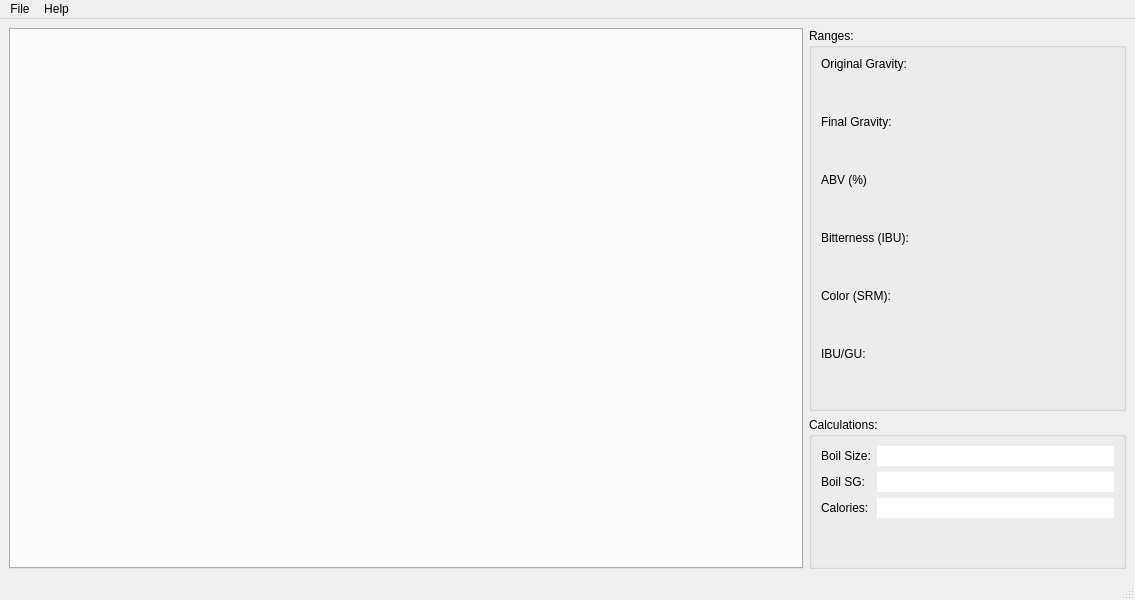
<?xml version="1.0" encoding="UTF-8"?>
<ui version="4.0">
 <class>MainWindow</class>
 <widget class="QMainWindow" name="MainWindow">
  <property name="geometry">
   <rect>
    <x>0</x>
    <y>0</y>
    <width>1135</width>
    <height>600</height>
   </rect>
  </property>
  <property name="minimumSize">
   <size>
    <width>1000</width>
    <height>600</height>
   </size>
  </property>
  <property name="windowTitle">
   <string>AlphaBrew</string>
  </property>
  <property name="windowIcon">
   <iconset>
    <normaloff>alphabrew/beer.ico</normaloff>alphabrew/beer.ico</iconset>
  </property>
  <widget class="QWidget" name="centralwidget">
   <layout class="QGridLayout" name="gridLayout">
    <item row="1" column="1">
     <widget class="QGroupBox" name="group_calculations">
      <property name="sizePolicy">
       <sizepolicy hsizetype="Preferred" vsizetype="Preferred">
        <horstretch>0</horstretch>
        <verstretch>2</verstretch>
       </sizepolicy>
      </property>
      <property name="title">
       <string>Calculations:</string>
      </property>
      <layout class="QFormLayout" name="formLayout">
       <item row="0" column="0">
        <widget class="QLabel" name="lbl_boil_size">
         <property name="text">
          <string>Boil Size:</string>
         </property>
        </widget>
       </item>
       <item row="0" column="1">
        <widget class="QLineEdit" name="calcBoilSize">
         <property name="frame">
          <bool>false</bool>
         </property>
         <property name="readOnly">
          <bool>true</bool>
         </property>
        </widget>
       </item>
       <item row="1" column="0">
        <widget class="QLabel" name="lbl_boil_sg">
         <property name="text">
          <string>Boil SG:</string>
         </property>
        </widget>
       </item>
       <item row="1" column="1">
        <widget class="QLineEdit" name="calcBoilSg">
         <property name="frame">
          <bool>false</bool>
         </property>
         <property name="readOnly">
          <bool>true</bool>
         </property>
        </widget>
       </item>
       <item row="2" column="0">
        <widget class="QLabel" name="lbl_calories">
         <property name="text">
          <string>Calories:</string>
         </property>
        </widget>
       </item>
       <item row="2" column="1">
        <widget class="QLineEdit" name="calcCalories">
         <property name="frame">
          <bool>false</bool>
         </property>
         <property name="readOnly">
          <bool>true</bool>
         </property>
        </widget>
       </item>
      </layout>
     </widget>
    </item>
    <item row="0" column="1">
     <widget class="QGroupBox" name="group_ranges">
      <property name="sizePolicy">
       <sizepolicy hsizetype="Preferred" vsizetype="Preferred">
        <horstretch>2</horstretch>
        <verstretch>3</verstretch>
       </sizepolicy>
      </property>
      <property name="title">
       <string>Ranges:</string>
      </property>
      <layout class="QVBoxLayout" name="verticalLayout">
       <item>
        <widget class="QLabel" name="lbl_og">
         <property name="text">
          <string>Original Gravity:</string>
         </property>
        </widget>
       </item>
       <item>
        <widget class="StyleRangeWidget" name="og" native="true">
         <property name="minimumSize">
          <size>
           <width>0</width>
           <height>32</height>
          </size>
         </property>
        </widget>
       </item>
       <item>
        <widget class="QLabel" name="lbl_fg">
         <property name="text">
          <string>Final Gravity:</string>
         </property>
        </widget>
       </item>
       <item>
        <widget class="StyleRangeWidget" name="fg" native="true">
         <property name="minimumSize">
          <size>
           <width>0</width>
           <height>32</height>
          </size>
         </property>
        </widget>
       </item>
       <item>
        <widget class="QLabel" name="lbl_abv">
         <property name="text">
          <string>ABV (%)</string>
         </property>
        </widget>
       </item>
       <item>
        <widget class="StyleRangeWidget" name="abv" native="true">
         <property name="minimumSize">
          <size>
           <width>0</width>
           <height>32</height>
          </size>
         </property>
        </widget>
       </item>
       <item>
        <widget class="QLabel" name="lbl_ibu">
         <property name="text">
          <string>Bitterness (IBU):</string>
         </property>
        </widget>
       </item>
       <item>
        <widget class="StyleRangeWidget" name="ibu" native="true">
         <property name="minimumSize">
          <size>
           <width>0</width>
           <height>32</height>
          </size>
         </property>
        </widget>
       </item>
       <item>
        <widget class="QLabel" name="lbl_srm">
         <property name="text">
          <string>Color (SRM):</string>
         </property>
        </widget>
       </item>
       <item>
        <widget class="SrmRangeWidget" name="srm" native="true">
         <property name="minimumSize">
          <size>
           <width>0</width>
           <height>32</height>
          </size>
         </property>
        </widget>
       </item>
       <item>
        <widget class="QLabel" name="lbl_ibu_gu">
         <property name="text">
          <string>IBU/GU:</string>
         </property>
        </widget>
       </item>
       <item>
        <widget class="IbuGuRangeWidget" name="ibu_gu" native="true">
         <property name="minimumSize">
          <size>
           <width>0</width>
           <height>32</height>
          </size>
         </property>
        </widget>
       </item>
      </layout>
     </widget>
    </item>
    <item row="0" column="0" rowspan="2">
     <widget class="QTabWidget" name="tabs">
      <property name="sizePolicy">
       <sizepolicy hsizetype="Expanding" vsizetype="Expanding">
        <horstretch>5</horstretch>
        <verstretch>0</verstretch>
       </sizepolicy>
      </property>
      <property name="tabShape">
       <enum>QTabWidget::Rounded</enum>
      </property>
      <property name="currentIndex">
       <number>-1</number>
      </property>
     </widget>
    </item>
   </layout>
  </widget>
  <widget class="QMenuBar" name="menubar">
   <property name="geometry">
    <rect>
     <x>0</x>
     <y>0</y>
     <width>1135</width>
     <height>21</height>
    </rect>
   </property>
   <widget class="QMenu" name="menuFile">
    <property name="title">
     <string>File</string>
    </property>
    <addaction name="actionNew"/>
    <addaction name="actionOpen"/>
    <addaction name="actionSave"/>
    <addaction name="actionSaveAs"/>
   </widget>
   <widget class="QMenu" name="menuHelp">
    <property name="title">
     <string>Help</string>
    </property>
    <addaction name="actionAbout"/>
    <addaction name="actionContents"/>
   </widget>
   <addaction name="menuFile"/>
   <addaction name="menuHelp"/>
  </widget>
  <widget class="QStatusBar" name="statusbar"/>
  <action name="actionNew">
   <property name="text">
    <string>New</string>
   </property>
   <property name="shortcut">
    <string>Ctrl+N</string>
   </property>
  </action>
  <action name="actionOpen">
   <property name="text">
    <string>Open...</string>
   </property>
   <property name="shortcut">
    <string>Ctrl+O</string>
   </property>
  </action>
  <action name="actionSave">
   <property name="text">
    <string>Save</string>
   </property>
   <property name="shortcut">
    <string>Ctrl+S</string>
   </property>
  </action>
  <action name="actionSaveAs">
   <property name="text">
    <string>Save As...</string>
   </property>
   <property name="shortcut">
    <string>Ctrl+Shift+S</string>
   </property>
  </action>
  <action name="actionAbout">
   <property name="text">
    <string>About</string>
   </property>
  </action>
  <action name="actionContents">
   <property name="text">
    <string>Contents</string>
   </property>
   <property name="shortcut">
    <string>F1</string>
   </property>
  </action>
 </widget>
 <customwidgets>
  <customwidget>
   <class>StyleRangeWidget</class>
   <extends>QWidget</extends>
   <header>GUI.Widgets.StyleRange.h</header>
   <container>1</container>
  </customwidget>
  <customwidget>
   <class>IbuGuRangeWidget</class>
   <extends>QWidget</extends>
   <header>GUI.Widgets.IbuGuRange.h</header>
   <container>1</container>
  </customwidget>
  <customwidget>
   <class>SrmRangeWidget</class>
   <extends>QWidget</extends>
   <header>GUI.Widgets.SrmRange.h</header>
   <container>1</container>
  </customwidget>
 </customwidgets>
 <resources/>
 <connections/>
</ui>
